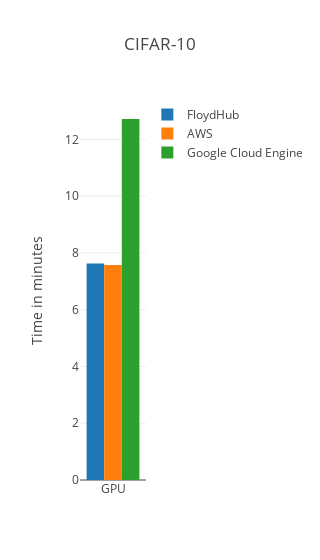

Notebook code cell kept with this figure:
### Markdown cell above
## 3. CIFAR-10 CNN
<a name="CNN2"></a>

Conv(32,3,3)[ReLU] -> Conv(32,3,3)[ReLU] -> MaxPool(2,2)[Dropout 0.25] ->
Conv(64,3,3)[ReLU] -> Conv(64,3,3)[ReLU] -> MaxPool(2,2)[Dropout 0.25] ->
FC(_, 512)[ReLU][Dropout 0.5] -> FC(512, 10)[Softmax]

### Code cell
# Extract info from CSV
fh_mnist_mlp_file = ['../logs/fh/gpu/cifar10_cnn_tensorflow.csv']

aws_mnist_mlp_file = ['../logs/aws/gpu/cifar10_cnn_tensorflow.csv']

gce_mnist_mlp_file = ['../logs/gce/gpu/cifar10_cnn_tensorflow.csv']

fh_time = []
for csv_file in fh_mnist_mlp_file:
    fh_time.append(from_csv_to_time(csv_file))

aws_time = []
for csv_file in aws_mnist_mlp_file:
    aws_time.append(from_csv_to_time(csv_file))    
    
gce_time = []
for csv_file in gce_mnist_mlp_file:
    gce_time.append(from_csv_to_time(csv_file))
    
# Plot
plot_total_time(fh_time, aws_time, gce_time, title="CIFAR-10")

### Figure 1 — Plotly figure (JSON) as saved in the notebook; plotly's stock layout.template omitted (floating-point values rounded to 4 significant figures)
{"data": [{"name": "FloydHub", "type": "bar", "x": ["GPU"], "y": [7.626]}, {"name": "AWS", "type": "bar", "x": ["GPU"], "y": [7.579]}, {"name": "Google Cloud Engine", "type": "bar", "x": ["GPU"], "y": [12.72]}], "layout": {"barmode": "group", "title": "CIFAR-10", "width": 1, "yaxis": {"title": "Time in minutes"}}}
